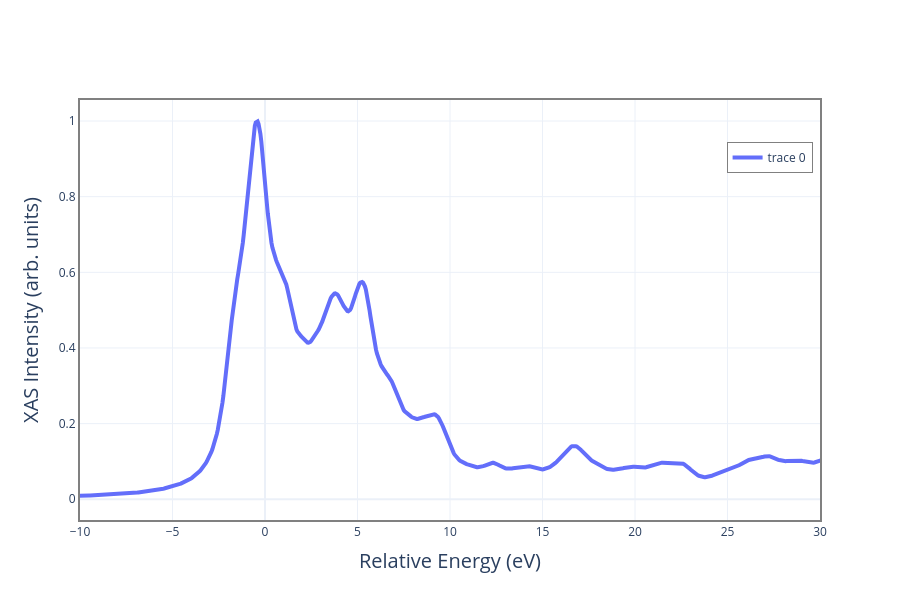

Source (notebook cell):
### Markdown cell above
Plot results

### Code cell
fig=go.Figure()
ipres.plot_xas(fig=fig, lw=4,)
fig.update_layout(xaxis=dict(range=[-10, 30]))

### Figure 1 — Plotly figure (JSON) as saved in the notebook; plotly's stock layout.template omitted (floating-point values rounded to 4 significant figures; data arrays with more than 128 entries replaced by an {"elided": "..."} marker saying what was removed)
{"data": [{"line": {"width": 4}, "mode": "lines", "type": "scatter", "x": {"elided": "2001 float values"}, "y": {"elided": "2001 float values"}}], "layout": {"font": {"size": 12}, "height": 600, "hovermode": "x unified", "legend": {"bgcolor": "rgba(255, 255, 255, 0.5)", "bordercolor": "grey", "borderwidth": 1, "x": 0.99, "xanchor": "right", "y": 0.9, "yanchor": "top"}, "showlegend": true, "width": 900, "xaxis": {"linecolor": "grey", "linewidth": 2, "mirror": true, "range": [-10, 30], "showline": true, "title": {"font": {"size": 20}, "text": "Relative Energy (eV)"}}, "yaxis": {"linecolor": "grey", "linewidth": 2, "mirror": true, "showline": true, "title": {"font": {"size": 20}, "text": "XAS Intensity (arb. units)"}}}}
